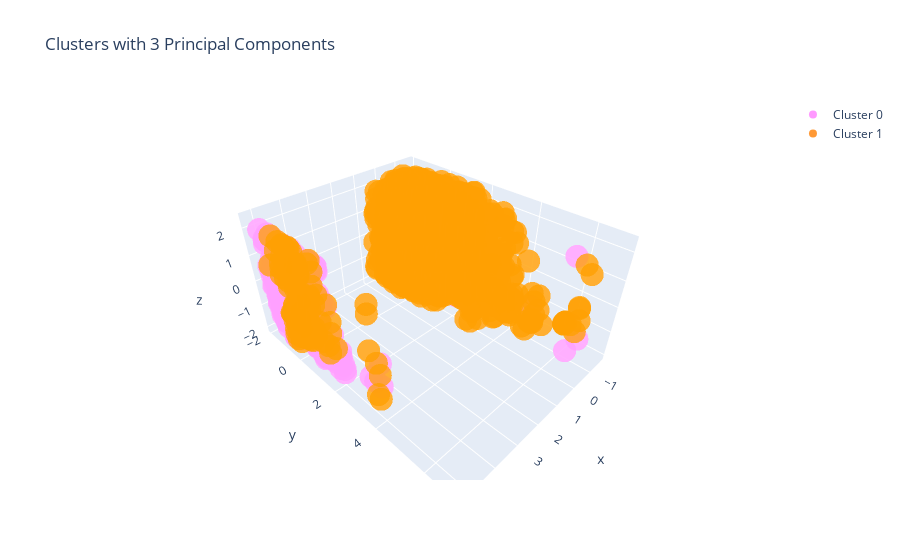

Notebook code cell kept with this figure:
### Code cell
#Instructions for building the 3-D plot

#trace1 is for 'Cluster 0'
trace1 = go.Scatter3d(
                    x = cluster0["PC1_3d"],
                    y = cluster0["PC2_3d"],
                    z = cluster0["PC3_3d"],
                    mode = "markers",
                    name = "Cluster 0",
                    marker = dict(color = 'rgba(255, 128, 255, 0.8)'),
                    text = None)

#trace2 is for 'Cluster 1'
trace2 = go.Scatter3d(
                    x = cluster1["PC1_3d"],
                    y = cluster1["PC2_3d"],
                    z = cluster1["PC3_3d"],
                    mode = "markers",
                    name = "Cluster 1",
                    marker = dict(color = 'rgba(255, 128, 2, 0.8)'),
                    text = None)

# #trace3 is for 'Cluster 2'
# trace3 = go.Scatter3d(
#                     x = cluster2["PC1_3d"],
#                     y = cluster2["PC2_3d"],
#                     z = cluster2["PC3_3d"],
#                     mode = "markers",
#                     name = "Cluster 2",
#                     marker = dict(color = 'rgba(0, 255, 200, 0.8)'),
#                     text = None)

data = [trace1, trace2] #, trace3

title = "Clusters with 3 Principal Components"

layout = dict(title = title,
              xaxis= dict(title= 'PC1',ticklen= 5,zeroline= False),
              yaxis= dict(title= 'PC2',ticklen= 5,zeroline= False)
             )

fig = dict(data = data, layout = layout)

iplot(fig)

### Figure 1 — Plotly figure (JSON) as saved in the notebook; plotly's stock layout.template omitted (floating-point values rounded to 4 significant figures; data arrays with more than 128 entries replaced by an {"elided": "..."} marker saying what was removed)
{"data": [{"marker": {"color": "rgba(255, 128, 255, 0.8)"}, "mode": "markers", "name": "Cluster 0", "type": "scatter3d", "x": {"elided": "753 float values"}, "y": {"elided": "753 float values"}, "z": {"elided": "753 float values"}}, {"marker": {"color": "rgba(255, 128, 2, 0.8)"}, "mode": "markers", "name": "Cluster 1", "type": "scatter3d", "x": {"elided": "7035 float values"}, "y": {"elided": "7035 float values"}, "z": {"elided": "7035 float values"}}], "layout": {"title": {"text": "Clusters with 3 Principal Components"}, "xaxis": {"ticklen": 5, "title": {"text": "PC1"}, "zeroline": false}, "yaxis": {"ticklen": 5, "title": {"text": "PC2"}, "zeroline": false}}}
